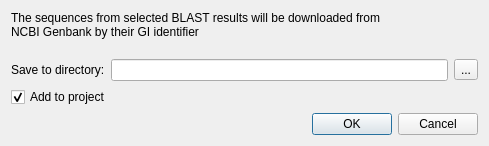
<?xml version="1.0" encoding="UTF-8"?>
<ui version="4.0">
 <class>getSequenceByIdDialog</class>
 <widget class="QDialog" name="getSequenceByIdDialog">
  <property name="geometry">
   <rect>
    <x>0</x>
    <y>0</y>
    <width>489</width>
    <height>184</height>
   </rect>
  </property>
  <property name="windowTitle">
   <string>Get Sequences by ID</string>
  </property>
  <layout class="QVBoxLayout" name="verticalLayout">
   <property name="sizeConstraint">
    <enum>QLayout::SetMinAndMaxSize</enum>
   </property>
   <item>
    <layout class="QGridLayout" name="gridLayout">
     <property name="sizeConstraint">
      <enum>QLayout::SetMinAndMaxSize</enum>
     </property>
     <item row="0" column="0">
      <widget class="QLabel" name="label_2">
       <property name="sizePolicy">
        <sizepolicy hsizetype="Preferred" vsizetype="Fixed">
         <horstretch>0</horstretch>
         <verstretch>0</verstretch>
        </sizepolicy>
       </property>
       <property name="text">
        <string>The sequences from selected BLAST results will be downloaded from
NCBI Genbank by their GI identifier
</string>
       </property>
      </widget>
     </item>
     <item row="1" column="0">
      <layout class="QHBoxLayout" name="horizontalLayout">
       <property name="sizeConstraint">
        <enum>QLayout::SetMinAndMaxSize</enum>
       </property>
       <item>
        <widget class="QLabel" name="label">
         <property name="text">
          <string>Save to directory:</string>
         </property>
        </widget>
       </item>
       <item>
        <widget class="QLineEdit" name="directoryEdit"/>
       </item>
       <item>
        <widget class="QToolButton" name="toolButton">
         <property name="text">
          <string>...</string>
         </property>
        </widget>
       </item>
      </layout>
     </item>
     <item row="2" column="0">
      <widget class="QCheckBox" name="addBox">
       <property name="text">
        <string>Add to project</string>
       </property>
       <property name="checked">
        <bool>true</bool>
       </property>
      </widget>
     </item>
    </layout>
   </item>
   <item>
    <layout class="QHBoxLayout" name="horizontalLayout_2">
     <property name="sizeConstraint">
      <enum>QLayout::SetMinAndMaxSize</enum>
     </property>
     <item>
      <widget class="QDialogButtonBox" name="buttonBox">
       <property name="orientation">
        <enum>Qt::Horizontal</enum>
       </property>
       <property name="standardButtons">
        <set>QDialogButtonBox::Cancel|QDialogButtonBox::Ok</set>
       </property>
      </widget>
     </item>
    </layout>
   </item>
  </layout>
 </widget>
 <resources/>
 <connections>
  <connection>
   <sender>buttonBox</sender>
   <signal>accepted()</signal>
   <receiver>getSequenceByIdDialog</receiver>
   <slot>accept()</slot>
   <hints>
    <hint type="sourcelabel">
     <x>248</x>
     <y>254</y>
    </hint>
    <hint type="destinationlabel">
     <x>157</x>
     <y>274</y>
    </hint>
   </hints>
  </connection>
  <connection>
   <sender>buttonBox</sender>
   <signal>rejected()</signal>
   <receiver>getSequenceByIdDialog</receiver>
   <slot>reject()</slot>
   <hints>
    <hint type="sourcelabel">
     <x>316</x>
     <y>260</y>
    </hint>
    <hint type="destinationlabel">
     <x>286</x>
     <y>274</y>
    </hint>
   </hints>
  </connection>
 </connections>
</ui>
